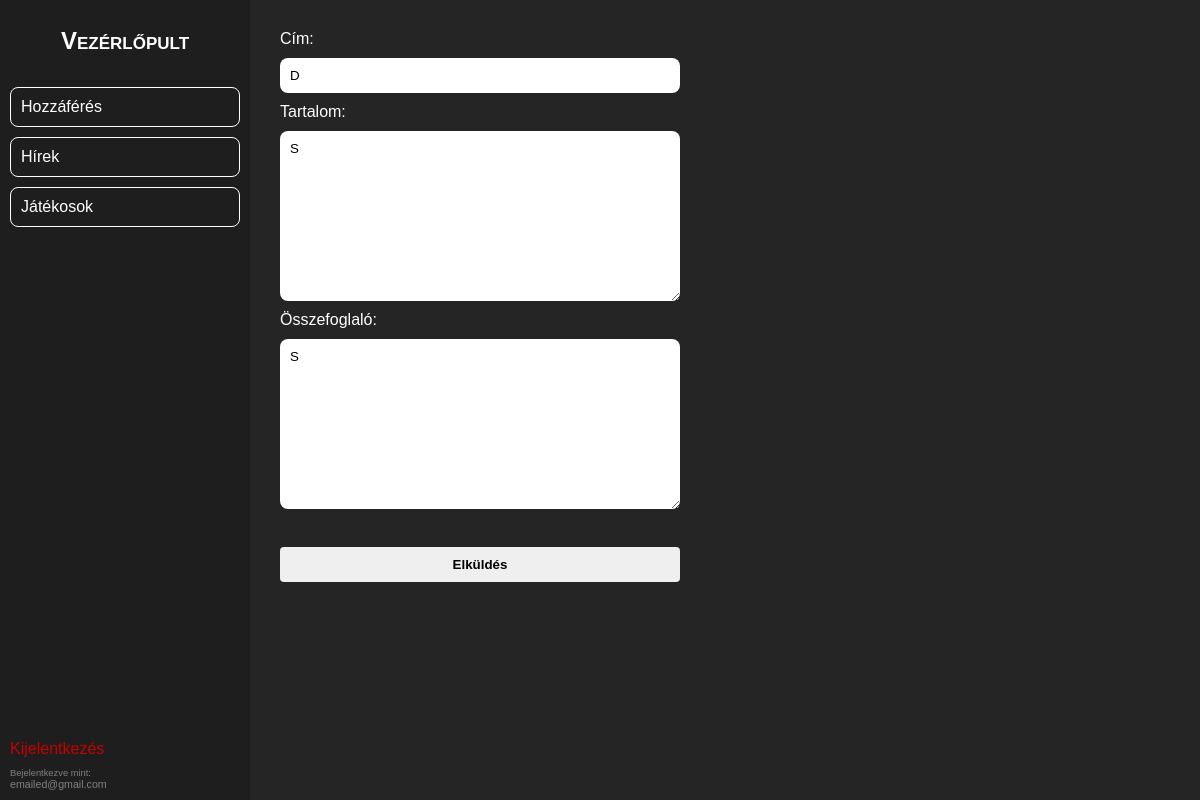
/admin/news/news_edit.php?id=34 (signed in), run on an earlier commit of the app's database.
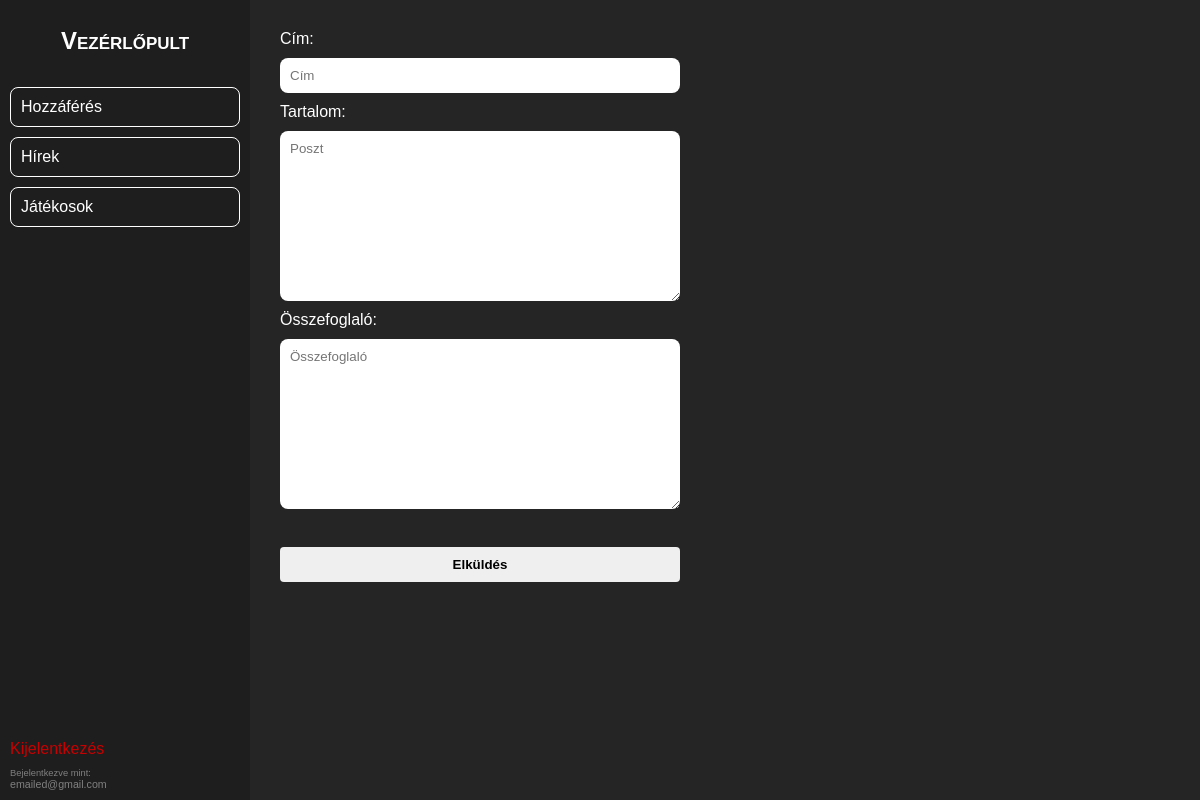
And on a later commit of the database.
### tables this page shows
CREATE TABLE IF NOT EXISTS `news` (
  `id` int NOT NULL AUTO_INCREMENT,
  `date` timestamp NOT NULL,
  `title` varchar(255) NOT NULL,
  `summary` text NOT NULL,
  `content` mediumtext NOT NULL,
  PRIMARY KEY (`id`)
);

### admin/news/news_edit.php (the view, shortened to what this page needs)
} ?><?php
    include("../headers/header.php");
    ?>
<?php
$id = $_GET['id'];
if ($id) {
    include("../../connect.php");
    $sqlEdit = "SELECT * FROM news WHERE id = $id";
    $result = mysqli_query($conn, $sqlEdit);
} else {
    echo "Nincs ilyen poszt";
}
?>
<form action="./news_process.php" method="post" class="n-container">
    <?php
    while ($data = mysqli_fetch_array($result)) {
    ?>
        <label for="title">Cím:</label>
        <input type="text" name="title" id="title" placeholder="Cím" value="<?php echo $data['title']; ?>" required>
        <label for="content">Tartalom:</label>
        <textarea name="content" id="content" cols="30" rows="10" placeholder="Poszt" required><?php echo $data['content']; ?></textarea>
        <label for="summary">Összefoglaló:</label>
        <textarea name="summary" id="summary" cols="30" rows="10" placeholder="Összefoglaló" required><?php echo $data['summary']; ?></textarea>
        <br>
        <input type="submit" value="Elküldés" name="update">
    <?php
    }
    ?>
</form>
<?php
include("../headers/footer.php");
?>

What changed in the data, as far as the page shows it:
changed news: title "D" → (not shown); content "S" → (not shown); summary "S" → (not shown)
